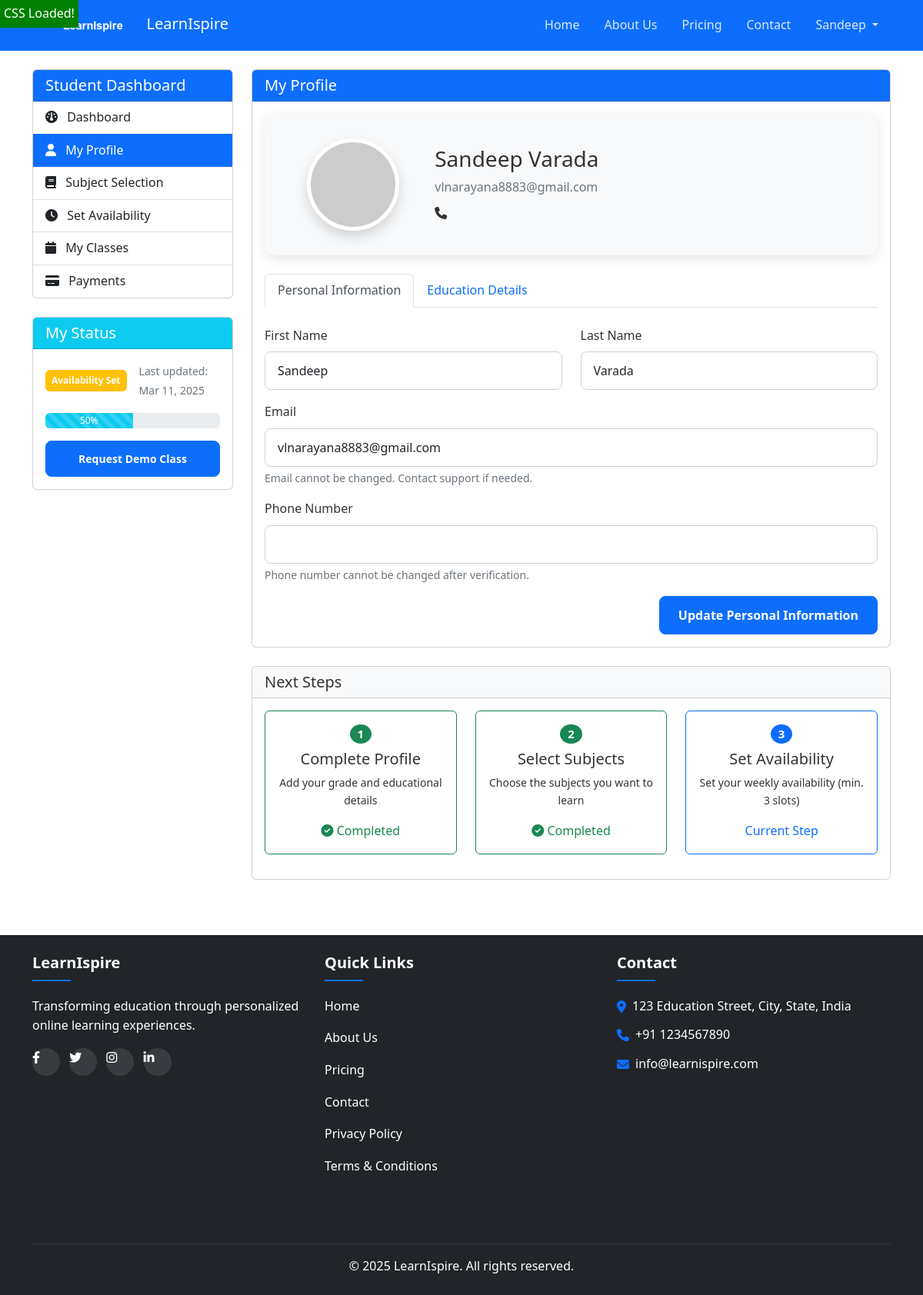
The page /student/profile/ (signed in) on the database as committed earlier.
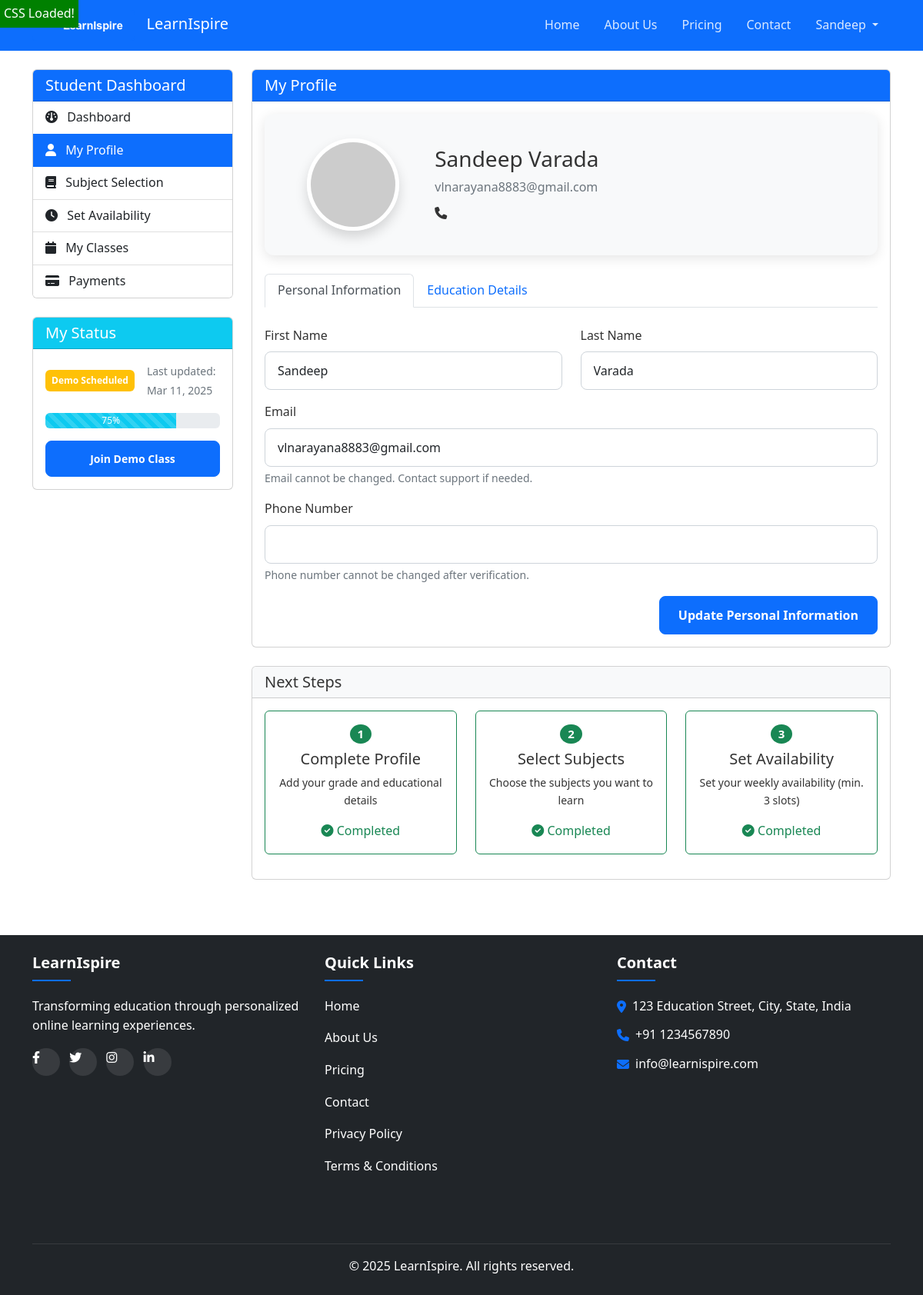
The same page on the database as committed later.
### accounts/models.py (models this page shows, shortened)
class StudentProfile(models.Model):
    STUDENT_STATUS = (
        ("NEW", "New Registration"),
        ("PRICING_REQUESTED", "Pricing Requested"),
        ("AVAILABILITY_SET", "Availability Set"),
        ("DEMO_PENDING", "Demo Pending"),
        ("DEMO_SCHEDULED", "Demo Scheduled"),
        ("DEMO_ACCEPTED", "Demo Accepted"),
        ("ACTIVE", "Active"),
        ("INACTIVE", "Inactive"),
    )
    user = models.OneToOneField(
        CustomUser, on_delete=models.CASCADE, related_name="student_profile"
    )
    grade = models.ForeignKey(
        "common.Grade", on_delete=models.SET_NULL, null=True, related_name="students"
    )
    board = models.ForeignKey(
        "common.Board", on_delete=models.SET_NULL, null=True, related_name="students"
    )
    status = models.CharField(max_length=20, choices=STUDENT_STATUS, default="NEW")
    selected_subjects = models.ManyToManyField(
        "common.Subject", related_name="interested_students", blank=True
    )
    created_at = models.DateTimeField(auto_now_add=True)
    updated_at = models.DateTimeField(auto_now=True)

### student_dashboard/views.py (the view, shortened to what this page needs)
# urls.py: path("profile/", views.StudentProfileView.as_view(), name="profile"),
class StudentProfileView(StudentAccessMixin, View):
    template_name = "student_dashboard/profile.html"
    def get(self, request):
        try:
            profile = request.user.student_profile
        except StudentProfile.DoesNotExist:
            profile = StudentProfile.objects.create(user=request.user)
        grades = Grade.objects.filter(is_active=True)
        boards = Board.objects.filter(is_active=True)
        print(profile.user.phone_number)
        context = {
            "profile": profile,
            "grades": grades,
            "boards": boards,
        }
        return render(request, self.template_name, context)

### accounts/models.py (called while the page is built)
    @property
    def is_student(self):
        return self.role == "student"

    @property
    def is_teacher(self):
        return self.role == "teacher"

### student_dashboard/views.py (called while the page is built)
    def dispatch(self, request, *args, **kwargs):
        if not request.user.is_student:
            messages.error(request, "Access denied. Student account required.")
            return redirect("landing:home")
        return super().dispatch(request, *args, **kwargs)

### templates/student_dashboard/profile.html (shortened to what the changed rows need)
{% extends 'base.html' %}
{% load static %}
{% block content %}
<div class="container py-4">
    <div class="row">
        <div class="col-md-3">
            <div class="card mb-4">
                <div class="card-body">
                    <div class="d-flex align-items-center mb-3">
                        <div class="me-3">
                            <span class="badge bg-{% if profile.status == 'ACTIVE' %}success{% else %}warning{% endif %} p-2">
                                {{ profile.get_status_display }}
                            </span>
                        </div>
                        <div>
                            <small class="text-muted">Last updated: {{ profile.updated_at|date:'M d, Y' }}</small>
                        </div>
                    </div>
                    <div class="progress mb-3" style="height: 20px;">
                        {% if profile.status == 'NEW' %}
                            <div class="progress-bar progress-bar-striped bg-info" role="progressbar" style="width: 10%">10%</div>
                        {% elif profile.status == 'PRICING_REQUESTED' %}
                            <div class="progress-bar progress-bar-striped bg-info" role="progressbar" style="width: 25%">25%</div>
                        {% elif profile.status == 'AVAILABILITY_SET' %}
                            <div class="progress-bar progress-bar-striped bg-info" role="progressbar" style="width: 50%">50%</div>
                        {% elif profile.status == 'DEMO_PENDING' %}
                            <div class="progress-bar progress-bar-striped bg-info" role="progressbar" style="width: 60%">60%</div>
                        {% elif profile.status == 'DEMO_SCHEDULED' %}
                            <div class="progress-bar progress-bar-striped bg-info" role="progressbar" style="width: 75%">75%</div>
                        {% elif profile.status == 'DEMO_ACCEPTED' %}
                            <div class="progress-bar progress-bar-striped bg-info" role="progressbar" style="width: 90%">90%</div>
                        {% elif profile.status == 'ACTIVE' %}
                            <div class="progress-bar bg-success" role="progressbar" style="width: 100%">100%</div>
                        {% else %}
                            <div class="progress-bar progress-bar-striped bg-warning" role="progressbar" style="width: 50%">50%</div>
                        {% endif %}
                    </div>
                    <div class="d-grid gap-2">
                        {% if profile.status == 'NEW' %}
                            <p class="text-muted small mb-2">Complete your profile to proceed with subject selection.</p>
                        {% elif profile.status == 'PRICING_REQUESTED' %}
                            <a href="{% url 'student_dashboard:availability' %}" class="btn btn-primary btn-sm">Set Availability</a>
                        {% elif profile.status == 'AVAILABILITY_SET' %}
                            <a href="{% url 'student_dashboard:demo_request' %}" class="btn btn-primary btn-sm">Request Demo Class</a>
                        {% elif profile.status == 'DEMO_PENDING' %}
                            <button class="btn btn-secondary btn-sm" disabled>Demo Pending</button>
                        {% elif profile.status == 'DEMO_SCHEDULED' %}
                            <a href="{% url 'student_dashboard:classes' %}" class="btn btn-primary btn-sm">Join Demo Class</a>
                        {% elif profile.status == 'DEMO_ACCEPTED' %}
                            <a href="{% url 'student_dashboard:payments' %}" class="btn btn-primary btn-sm">Complete Payment</a>
                        {% endif %}
                    </div>
                </div>
            </div>
        </div>
        <div class="col-md-9">
            <div class="card">
                <div class="card-body">
                    <div class="row">
                        <div class="col-md-4 mb-3">
                            <div class="card h-100 {% if profile.status == 'AVAILABILITY_SET' %}border-primary{% elif profile.status == 'NEW' or profile.status == 'PRICING_REQUESTED' %}border-secondary{% else %}border-success{% endif %}">
                                <div class="card-body text-center">
                                    <h5 class="card-title">
                                        <span class="badge {% if profile.status == 'AVAILABILITY_SET' %}bg-primary{% elif profile.status == 'NEW' or profile.status == 'PRICING_REQUESTED' %}bg-secondary{% else %}bg-success{% endif %} rounded-circle mb-2">3</span><br>
                                        Set Availability
                                    </h5>
                                    <p class="card-text small">Set your weekly availability (min. 3 slots)</p>
                                    {% if profile.status == 'AVAILABILITY_SET' %}
                                        <span class="text-primary">Current Step</span>
                                    {% elif profile.status == 'DEMO_PENDING' or profile.status == 'DEMO_SCHEDULED' or profile.status == 'DEMO_ACCEPTED' or profile.status == 'ACTIVE' %}
                                        <span class="text-success"><i class="fas fa-check-circle"></i> Completed</span>
                                    {% else %}
                                        <span class="text-muted">Coming Up</span>
                                    {% endif %}
                                </div>
                            </div>
                        </div>
                    </div>
                </div>
            </div>
        </div>
    </div>
</div>
{% endblock %}

Rows that differ between the two databases and show on the page:
changed StudentProfile: status "Availability Set" → "Demo Scheduled"
Other text that changed with them:
text no longer shown: "50% Request Demo Class Current Step"
text now shown: "75% Join Demo Class Completed"
